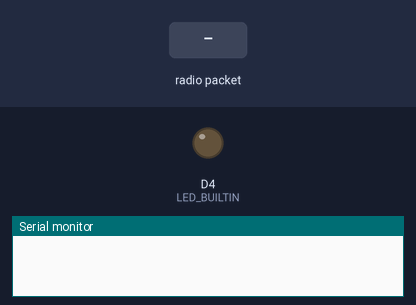
The sketch below on a simulated ESP8266 (Wemos D1 mini). On the bench: output pins drawn as LEDs (lit = HIGH, except the on-board LED, lit = LOW), the last lines printed to the serial monitor. The inputs (shaded band) are chosen by the test bench. No radio packets arrive unless stated.

Above: at 1.2 s.
1.3 s: radio packet "1" arrives
At 2.3 s:
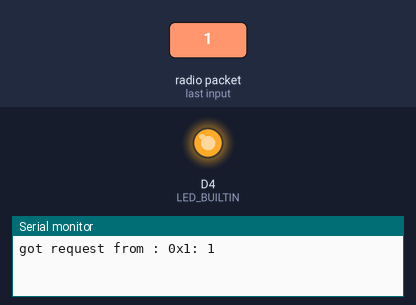
2.8 s: radio packet "0" arrives
At 3.5 s:
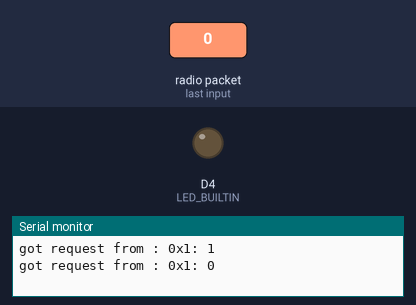
4.3 s: radio packet "2" arrives
At 4.6 s:
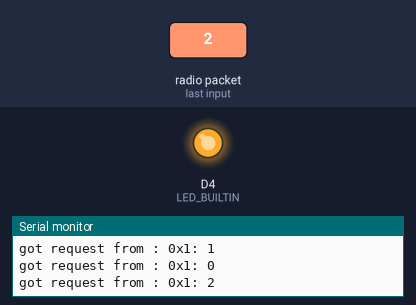
Timing chart, 0 to 7.3 s (numbered marks = the images above; inputs shaded):
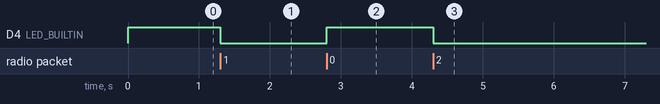

Measured:
- after the input at 1.3 s, D4 (LED_BUILTIN): HIGH → LOW at once
- after the input at 2.8 s, D4 (LED_BUILTIN): LOW → HIGH at once
- after the input at 4.3 s, D4 (LED_BUILTIN): HIGH → LOW at once

The sketch:

lorarx.ino
```cpp
// rf95_reliable_datagram_server.pde
// -*- mode: C++ -*-
// Example sketch showing how to create a simple addressed, reliable messaging server
// with the RHReliableDatagram class, using the RH_RF95 driver to control a RF95 radio.
// It is designed to work with the other example rf95_reliable_datagram_client
// Tested with Anarduino MiniWirelessLoRa, Rocket Scream Mini Ultra Pro with the RFM95W
#include <RHReliableDatagram.h>
#include <RH_RF95.h>
#include <SPI.h>
#define CLIENT_ADDRESS 1
#define SERVER_ADDRESS 2
// Singleton instance of the radio driver
RH_RF95 driver(D8, D2);
//RH_RF95 driver(5, 2); // Rocket Scream Mini Ultra Pro with the RFM95W
// Class to manage message delivery and receipt, using the driver declared above
RHReliableDatagram manager(driver, SERVER_ADDRESS);
// Need this on Arduino Zero with SerialUSB port (eg RocketScream Mini Ultra Pro)
//#define Serial SerialUSB
void setup() {
  // Rocket Scream Mini Ultra Pro with the RFM95W only:
  // Ensure serial flash is not interfering with radio communication on SPI bus
//  pinMode(4, OUTPUT);
//  digitalWrite(4, HIGH);
  Serial.begin(115200);
  while (!Serial) ; // Wait for serial port to be available
  if (!manager.init()) {
    Serial.println("init failed");
  }

  driver.setFrequency(868.0);

  // Defaults after init are 434.0MHz, 13dBm, Bw = 125 kHz, Cr = 4/5, Sf = 128chips/symbol, CRC on
  // The default transmitter power is 13dBm, using PA_BOOST.
  // If you are using RFM95/96/97/98 modules which uses the PA_BOOST transmitter pin, then
  // you can set transmitter powers from 5 to 23 dBm:
//  driver.setTxPower(23, false);
  // If you are using Modtronix inAir4 or inAir9,or any other module which uses the
  // transmitter RFO pins and not the PA_BOOST pins
  // then you can configure the power transmitter power for -1 to 14 dBm and with useRFO true.
  // Failure to do that will result in extremely low transmit powers.
//  driver.setTxPower(14, true);
  // You can optionally require this module to wait until Channel Activity
  // Detection shows no activity on the channel before transmitting by setting
  // the CAD timeout to non-zero:
//  driver.setCADTimeout(10000);

  pinMode(LED_BUILTIN, OUTPUT);
  digitalWrite(LED_BUILTIN, 1);
}

uint8_t data[] = "And hello back to you";
// Dont put this on the stack:
uint8_t buf[RH_RF95_MAX_MESSAGE_LEN];

int isOn = 0;

void loop() {
  if (manager.available()) {
    // Wait for a message addressed to us from the client
    uint8_t len = sizeof(buf);
    uint8_t from;
    if (manager.recvfromAck(buf, &len, &from)) {
      Serial.print("got request from : 0x");
      Serial.print(from, HEX);
      Serial.print(": ");
      Serial.println((char*)buf);

      digitalWrite(LED_BUILTIN, isOn);
      isOn = !isOn;

      // Send a reply back to the originator client
      if (!manager.sendtoWait(data, sizeof(data), from)) {
        Serial.println("sendtoWait failed");
      }
    }
  }
}
```
